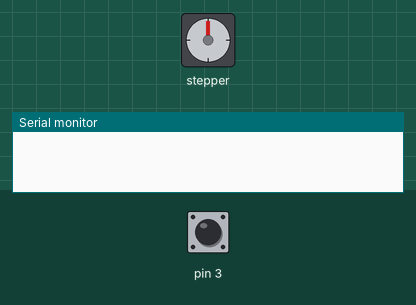
This sketch was run on a simulated Arduino Uno, built with avr-gcc and run on an emulated ATmega328P. Shown: stepper motor, the last lines printed to the serial monitor. Inputs (shaded band) come from the test bench; at power-on: pin 3 HIGH. Stepper angles assume 2048 steps per turn.

Above: at 1.2 s.
1.3 s: pin 3 pulled LOW for 0.15 s
At 1.79 s:
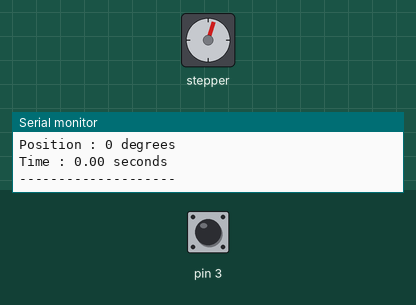
At 2.4 s:
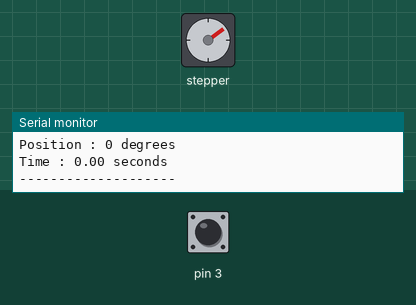
Timing chart, 0 to 8.9 s (numbered marks = the images above; inputs shaded):
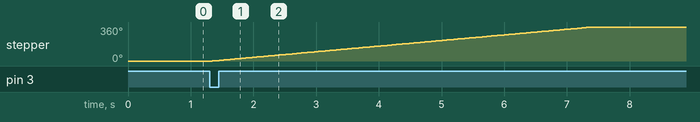

Measured:
- after the input at 1.3 s, stepper: turns 360° clockwise in 6.1 s, starting after 0.05 s

The sketch:

today.ino
```cpp
#include <Stepper.h>

const int stepsPerRevolution = 2048;

Stepper myStepper(stepsPerRevolution, 8, 10, 9, 11);

int val = 0;
int speedS = 0;
String mode;
float time;
void setup() {
  pinMode(3, INPUT_PULLUP);
  Serial.begin(9600);
  Serial.flush();
}

void loop() {
  if (digitalRead(3) == 0) {
    Serial.println("Start");
    val = analogRead(A5);
    if (val <= 341) {
      speedS = 5;
      mode = "Slow";
    } else if (val <= 682) {
      speedS = 10;
      mode = "Normal";
    } else {
      speedS = 15;
      mode = "Fast";
    }
    myStepper.setSpeed(speedS);
    Serial.print("Mode : ");
    Serial.println(mode);
    Serial.println("--------------------");
    Serial.print("Position : ");
    Serial.print("0");
    Serial.println(" degrees");
    Serial.print("Time : ");
    time = float(millis()) / 1000;
    Serial.print((float(millis()) / 1000) - time);
    Serial.println(" seconds");
    Serial.println("--------------------");
    for (int i = 90; i < 450; i += 90) {
      myStepper.step(512);
      Serial.print("Position : ");
      Serial.print(i);
      Serial.println(" degrees");
      Serial.print("Time : ");
      Serial.print((float(millis()) / 1000) - time);
      Serial.println(" seconds");;
      Serial.println("--------------------");
    }
    delay(1000);
  }
}
```
